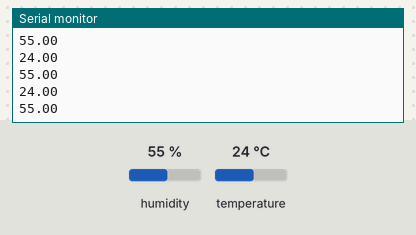
Bench run of a sketch on a simulated Arduino Uno, built with avr-gcc and run on an emulated ATmega328P. On the bench: the last lines printed to the serial monitor. The test bench sets the inputs (shaded band); at power-on: humidity 55 %, temperature 24 °C.

Above: at 3.3 s.
3.4 s: humidity set to 22 %
At 4.89 s:
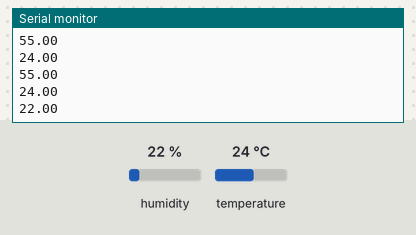
6.2 s: temperature set to 12 °C
At 6.2 s:
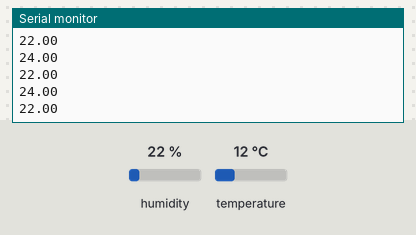
9.0 s: humidity set to 40 %
At 9.44 s:
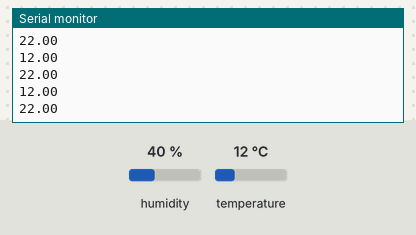
Timing chart, 0 to 12.0 s (numbered marks = the images above; inputs shaded):
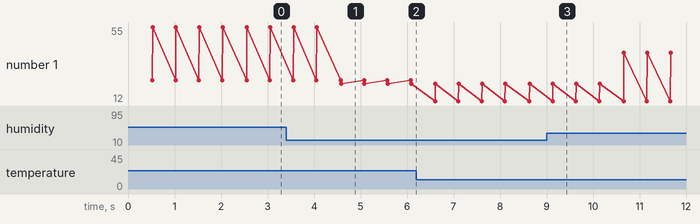

The sketch:

dht11ArduinoCode.ino
```cpp
//Name: Mostofa Kamal Sagor
//ID: 17301106
//CSE360(02)

#include "DHT.h"
#define DHTPIN 2
#define DHTTYPE DHT11

DHT dht(DHTPIN, DHTTYPE);

void setup() {
  Serial.begin(9600);
  Serial.println("Let's Start!!!");
  dht.begin();
}

void loop() {
  delay(500);
  float humiditySensing  = dht.readHumidity();
  float tempSensing_Celsius = dht.readTemperature();
  float tempSensing_Fahrenheit = dht.readTemperature(true);
  if (isnan(humiditySensing) || isnan(tempSensing_Celsius)|| isnan(tempSensing_Fahrenheit)) {
    Serial.println("Sorry,couldn't read from the DHT11 Sensor!");
  }
  else{
    //float heatIndex1=dht.computeHeatIndex(tempSensing_Fahrenheit,humiditySensing);
    //float heatIndex2=dht.computeHeatIndex(tempSensing_Celsius,humiditySensing,false);

    Serial.println(tempSensing_Celsius);
    Serial.println(humiditySensing);
  }
}
```

Measured:
- after the input at 3.4 s, the serial monitor: prints a new line after 1.2 s (image 1)
- plotted number 1: 55 → 22 after the input at 3.4 s, 22 → 40 after the input at 9.0 s
